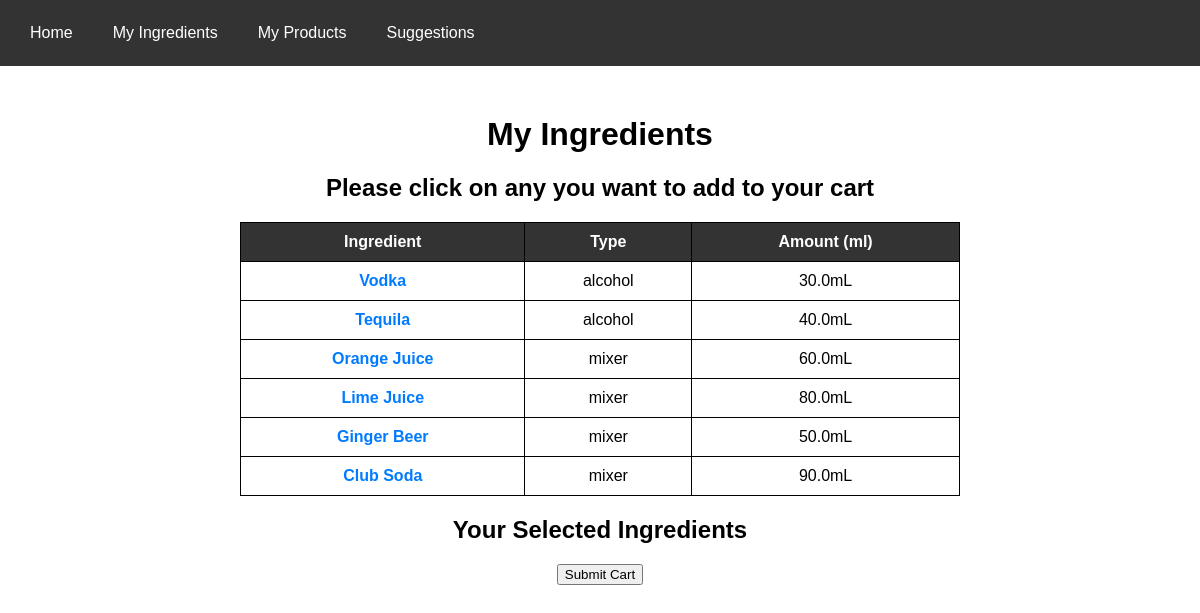
The page /ingredients/ on the database as committed earlier.
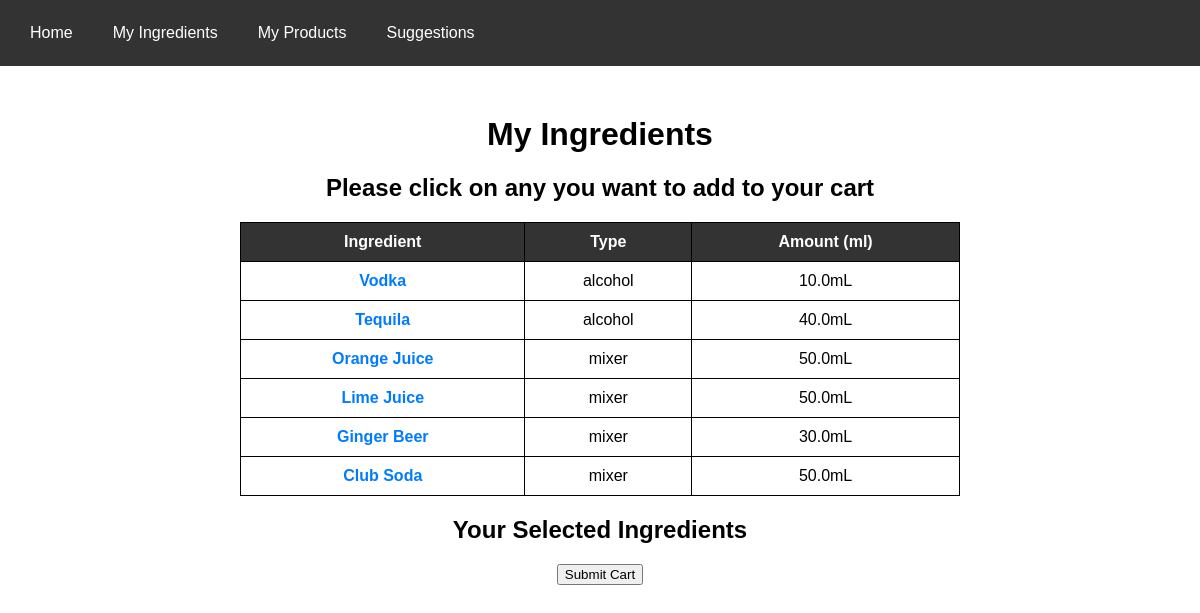
The same page on the database as committed later.
### BarBelt/models.py (models this page shows)
class Ingredient(models.Model):
    name = models.CharField(max_length = 100)
    type = models.CharField(max_length = 100)
    amount = models.FloatField(default = 100)

### BarBelt/views.py (the view)
# urls.py: path('ingredients/', views.ingredients, name='ingredients'),
def ingredients(request):
    ingredients = Ingredient.objects.all()
    context = {'ingredients':ingredients}
    return render(request,'ingrediants.html',context)

### BarBelt/templates/ingrediants.html (shortened to what this page needs)
<!DOCTYPE html>
<html lang="en">
<head>
</head>
<body>
    <div class="navbar">
        <a href="#">Home</a>
        <a href="{% url 'ingredients' %}">My Ingredients</a>
        <a href="{% url 'products' %}">My Products</a>
        <a href="{% url 'suggestions' %}">Suggestions</a>
    </div>
    <div class="container">
        <h1>My Ingredients</h1>
        <h2>Please click on any you want to add to your cart</h2>
        <table>
            <tr>
                <th>Ingredient</th>
                <th>Type</th>
                <th>Amount (ml)</th>
            </tr>
            {% for ingredient in ingredients %}
            <tr>
                <td><a href="#" class="ingredient-clickable" data-name="{{ ingredient.name }}" data-type="{{ ingredient.type }}" data-amount="{{ ingredient.amount }}" data-index="{{ forloop.counter0 }}">{{ ingredient.name }}</a></td>
                <td>{{ ingredient.type }}</td>
                <td>{{ingredient.amount}}mL</td>
            </tr>
            {% empty %}
                <li>No ingredients added yet</li>
            {% endfor %}
        </table>
        <h2>Your Selected Ingredients</h2>
            <form method="post" action = "{% url 'submit_cart' %}">
                <input type="submit" value="Submit Cart">
            </form>
    </div>
</body>
</html>

### BarBelt/templates/ingrediants.html (style rules this page uses)
.ingredient-clickable { color: #007bff; text-decoration: none; cursor: pointer; font-weight: bold; }
body { font-family: Arial, sans-serif; margin: 0; padding: 0; text-align: center; }
.navbar { background-color: #333; overflow: hidden; padding: 10px; }
.navbar a { float: left; display: block; color: white; text-align: center; padding: 14px 20px; text-decoration: none; }
.container { margin-top: 50px; }
table { width: 60%; margin: auto; border-collapse: collapse; margin-top: 20px; }
th, td { border: 1px solid black; padding: 10px; text-align: center; }
th { background-color: #333; color: white; }

Rows that differ between the two databases and show on the page:
changed Ingredient "Vodka": amount "30.0" → "10.0"
changed Ingredient "Orange Juice": amount "60.0" → "50.0"
changed Ingredient "Lime Juice": amount "80.0" → "50.0"
changed Ingredient "Ginger Beer": amount "50.0" → "30.0"
changed Ingredient "Club Soda": amount "90.0" → "50.0"
